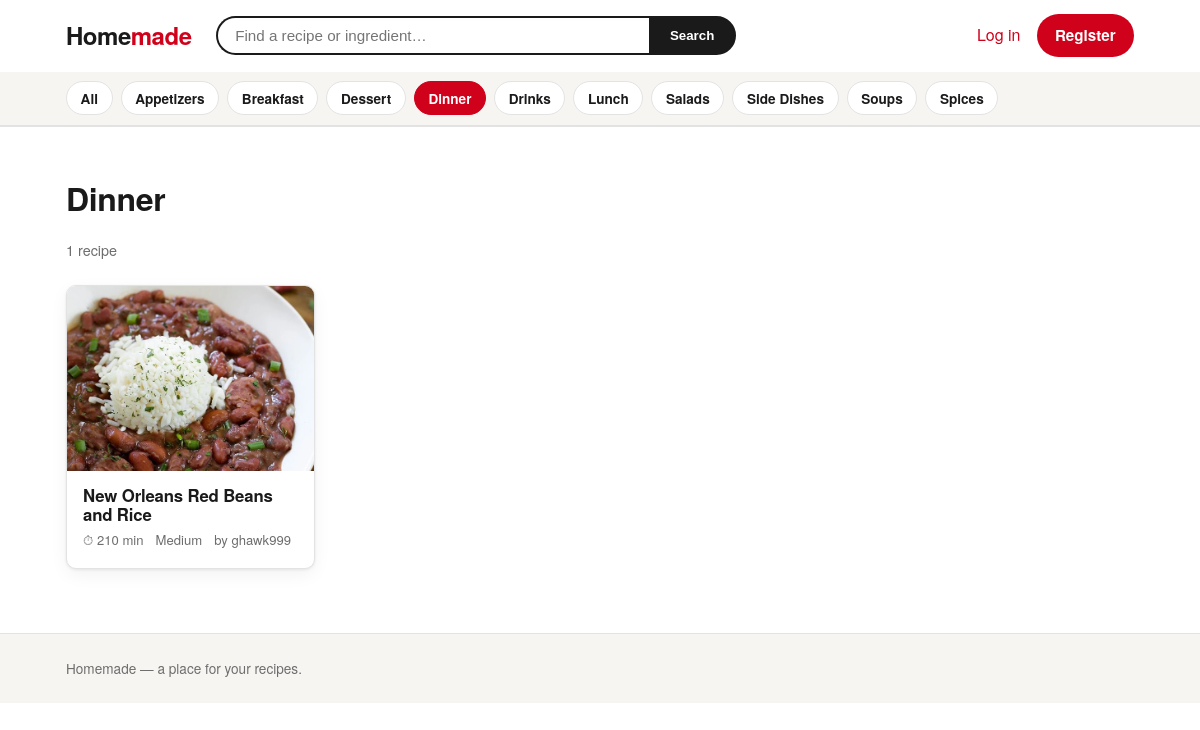
The page /category/dinner/ on the database its author committed.
### cookbook/models.py (models this page shows, shortened)
class Category(models.Model):
    name = models.CharField(max_length=100, unique=True)
    slug = models.SlugField(max_length=100, unique=True, blank=True)
    class Meta:
        ordering = ['name']
        verbose_name_plural = 'categories'
    def get_absolute_url(self):
        return reverse('cookbook:category_detail', kwargs={'slug': self.slug})

class Recipe(models.Model):
    class Difficulty(models.TextChoices):
        EASY = 'easy', 'Easy'
        MEDIUM = 'medium', 'Medium'
        HARD = 'hard', 'Hard'
    author = models.ForeignKey(
        settings.AUTH_USER_MODEL,
        on_delete=models.CASCADE,
        related_name='recipes',
    )
    name = models.CharField(max_length=200)
    description = models.TextField(blank=True)
    categories = models.ManyToManyField(
        Category, related_name='recipes', blank=True
    )
    cuisine = models.CharField(max_length=100, blank=True)
    prep_minutes = models.PositiveIntegerField(null=True, blank=True)
    cook_minutes = models.PositiveIntegerField(null=True, blank=True)
    servings = models.PositiveIntegerField(null=True, blank=True)
    difficulty = models.CharField(
        max_length=10, choices=Difficulty.choices, blank=True
    )
    calories = models.PositiveIntegerField(null=True, blank=True)
    protein_g = models.PositiveIntegerField(null=True, blank=True)
    carbs_g = models.PositiveIntegerField(null=True, blank=True)
    fat_g = models.PositiveIntegerField(null=True, blank=True)
    created_at = models.DateTimeField(auto_now_add=True)
    updated_at = models.DateTimeField(auto_now=True)
    class Meta:
        ordering = ['-created_at']
    def get_absolute_url(self):
        return reverse('cookbook:recipe_detail', kwargs={'pk': self.pk})
    @property
    def total_minutes(self):
        if self.prep_minutes is None and self.cook_minutes is None:
            return None
        return (self.prep_minutes or 0) + (self.cook_minutes or 0)

class RecipePhoto(models.Model):
    recipe = models.ForeignKey(
        Recipe, on_delete=models.CASCADE, related_name='photos'
    )
    image = models.ImageField(upload_to='recipes/%Y/%m/')
    caption = models.CharField(max_length=200, blank=True)
    order = models.PositiveIntegerField(default=0)
    class Meta:
        ordering = ['order', 'id']

### accounts/models.py (models this page shows)
class User(AbstractUser):
    pass

### cookbook/views.py (the view, shortened to what this page needs)
# urls.py: path('', RecipeListView.as_view(), name='recipe_list'),
class RecipeListView(ListView):
    model = Recipe
    template_name = 'cookbook/recipe_list.html'
    context_object_name = 'recipes'
    paginate_by = 12
    def get_category(self):
        slug = self.kwargs.get('slug')
        if slug:
            return get_object_or_404(Category, slug=slug)
        return None
    def get_queryset(self):
        qs = (
            Recipe.objects
            .select_related('author')
            .prefetch_related('photos', 'categories')
        )
        category = self.get_category()
        if category:
            qs = qs.filter(categories=category)
        query = self.request.GET.get('q', '').strip()
        return qs
    def get_context_data(self, **kwargs):
        ctx = super().get_context_data(**kwargs)
        ctx['query'] = self.request.GET.get('q', '').strip()
        ctx['category'] = self.get_category()
        ctx['categories'] = Category.objects.all()
        return ctx

### templates/cookbook/recipe_list.html (shortened to what this page needs)
{% extends 'base.html' %}
{% block content %}
{% if query %}
    <h1>Results for &ldquo;{{ query }}&rdquo;</h1>
    <p class="meta">{{ paginator.count }} recipe{{ paginator.count|pluralize }} found</p>
{% elif category %}
    <h1>{{ category.name }}</h1>
    <p class="meta">{{ paginator.count }} recipe{{ paginator.count|pluralize }}</p>
{% else %}
    <h1 style="font-size:2.2rem;margin-bottom:.25rem;">What's cooking?</h1>
    <p class="meta" style="margin-top:0;font-size:1rem;">Browse every recipe in the kitchen.</p>
{% endif %}
<div class="card-grid" style="margin-top:1.5rem;">
{% for recipe in recipes %}
    <article class="card">
        <a href="{{ recipe.get_absolute_url }}">
            {% with first_photo=recipe.photos.first %}
                {% if first_photo %}
                    <span class="card__media"><img src="{{ first_photo.image.url }}" alt="{{ recipe.name }}"></span>
                {% else %}
                    <span class="card__media placeholder">🍽️</span>
                {% endif %}
            {% endwith %}
            <div class="card__body">
                <h2 class="card__title">{{ recipe.name }}</h2>
                <div class="card__meta">
                    {% if recipe.total_minutes %}<span>⏱ {{ recipe.total_minutes }} min</span>{% endif %}
                    {% if recipe.difficulty %}<span>{{ recipe.get_difficulty_display }}</span>{% endif %}
                    <span>by {{ recipe.author.username }}</span>
                </div>
            </div>
        </a>
    </article>
{% endfor %}
</div>
{% endblock %}

### templates/base.html (shortened to what this page needs)
{% load static %}
<!doctype html>
<html lang="en">
<head>
</head>
<body>
<header class="site-header">
    <div class="site-header__bar">
        <a class="logo" href="{% url 'cookbook:recipe_list' %}">Home<span>made</span></a>
        <form class="search" method="get" action="{% url 'cookbook:recipe_list' %}" role="search">
            <input type="search" name="q" placeholder="Find a recipe or ingredient…"
                   value="{{ query|default:'' }}" aria-label="Search recipes">
            <button type="submit">Search</button>
        </form>
        <nav class="header-nav">
            {% if user.is_authenticated %}
                <a class="button" href="{% url 'cookbook:recipe_create' %}">+ Add recipe</a>
                <span class="who">{{ user.username }}</span>
                <form method="post" action="{% url 'logout' %}" style="margin:0">
                    {% csrf_token %}
                    <button type="submit" class="btn-link">Log out</button>
                </form>
            {% else %}
                <a href="{% url 'login' %}">Log in</a>
                <a class="button" href="{% url 'register' %}">Register</a>
            {% endif %}
        </nav>
    </div>
    {% if categories %}
    <div class="cat-strip">
        <div class="cat-strip__inner">
            <a class="chip {% if not category %}is-active{% endif %}" href="{% url 'cookbook:recipe_list' %}">All</a>
            {% for cat in categories %}
                <a class="chip {% if category and category.pk == cat.pk %}is-active{% endif %}"
                   href="{{ cat.get_absolute_url }}">{{ cat.name }}</a>
            {% endfor %}
        </div>
    </div>
    {% endif %}
</header>
<main class="{% block main_class %}{% endblock %}">
    {% block content %}{% endblock %}
</main>
<footer class="site-footer">
    <div class="site-footer__inner">
        Homemade — a place for your recipes.
    </div>
</footer>
</body>
</html>

### templates/base.html (style rules this page uses)
:root { --accent: #d0021b; --accent-dark: #a80016; --ink: #1a1a1a; --muted: #6d6d6d; --line: #e3e3e3; --bg: #ffffff; --bg-soft: #f7f5f2; --radius: 10px; --shadow: 0 1px 3px rgba(0,0,0,.08), 0 6px 18px rgba(0,0,0,.05); }
* { box-sizing: border-box; }
body { font-family: "Helvetica Neue", Helvetica, Arial, sans-serif; margin: 0; color: var(--ink); background: var(--bg); line-height: 1.55; }
a { color: var(--accent); text-decoration: none; }
h1, h2, h3 { font-weight: 800; letter-spacing: -.01em; line-height: 1.15; }
.site-header { border-bottom: 1px solid var(--line); position: sticky; top: 0; background: var(--bg); z-index: 20; }
.site-header__bar { max-width: 1100px; margin: 0 auto; padding: .9rem 1rem; display: flex; align-items: center; gap: 1.5rem; }
.logo { font-size: 1.5rem; font-weight: 900; color: var(--ink); letter-spacing: -.02em; white-space: nowrap; }
.logo span { color: var(--accent); }
.search { flex: 1; display: flex; max-width: 520px; }
.search input { flex: 1; border: 2px solid var(--ink); border-right: 0; border-radius: 999px 0 0 999px; padding: .55rem 1.1rem; font-size: .95rem; outline: none; }
.search button { border: 2px solid var(--ink); background: var(--ink); color: #fff; border-radius: 0 999px 999px 0; padding: 0 1.2rem; font-weight: 700; cursor: pointer; }
.header-nav { display: flex; align-items: center; gap: 1rem; margin-left: auto; white-space: nowrap; }
.cat-strip { background: var(--bg-soft); border-bottom: 1px solid var(--line); }
.cat-strip__inner { max-width: 1100px; margin: 0 auto; padding: .6rem 1rem; display: flex; gap: .5rem; overflow-x: auto; align-items: center; }
.chip { display: inline-block; padding: .35rem .85rem; border-radius: 999px; background: #fff; border: 1px solid var(--line); color: var(--ink); font-size: .85rem; font-weight: 600; white-space: nowrap; }
.chip.is-active { background: var(--accent); border-color: var(--accent); color: #fff; }
main { max-width: 1100px; margin: 0 auto; padding: 2rem 1rem 4rem; }
.button { display: inline-block; background: var(--accent); color: #fff; padding: .6rem 1.15rem; border: 0; border-radius: 999px; cursor: pointer; font-weight: 700; font-size: .95rem; }
.card-grid { display: grid; grid-template-columns: repeat(auto-fill, minmax(230px, 1fr)); gap: 1.5rem; }
.card { background: #fff; border: 1px solid var(--line); border-radius: var(--radius); overflow: hidden; box-shadow: var(--shadow); transition: transform .12s ease, box-shadow .12s ease; }
.card a { color: inherit; }
.card__media { aspect-ratio: 4 / 3; background: var(--bg-soft); display: block; overflow: hidden; }
.card__media img { width: 100%; height: 100%; object-fit: cover; display: block; }
.card__body { padding: .9rem 1rem 1.1rem; }
.card__title { font-size: 1.05rem; margin: 0 0 .35rem; }
.card__meta { color: var(--muted); font-size: .82rem; display: flex; gap: .75rem; flex-wrap: wrap; }
.meta { color: var(--muted); font-size: .9rem; }
.site-footer { border-top: 1px solid var(--line); background: var(--bg-soft); color: var(--muted); }
.site-footer__inner { max-width: 1100px; margin: 0 auto; padding: 1.5rem 1rem; font-size: .85rem; }

### rows shown on the page
Category: name "Appetizers"
Category: name "Breakfast"
Category: name "Dessert"
Category: name "Dinner"
Category: name "Drinks"
Category: name "Lunch"
Category: name "Salads"
Category: name "Side Dishes"
Category: name "Soups"
Category: name "Spices"
Recipe: photos.first.image (picture), name "New Orleans Red Beans and Rice", total_minutes "210", difficulty "Medium", author.username "ghawk999"

### other values the page prints
{{ paginator.count }} "1"
